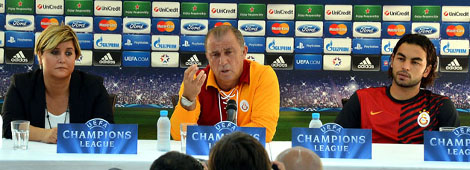
#> input picture Ibrahim/OPENCV/resim2.jpg, 470 x 170 px, found by its file name; the run also reads 1 picture not shown here
$ python Opencv8Tek.py
#> lines starting #> are read from the running program, lines starting #| are printed output that depends on the picture; after the words box and inside, x2 and y2 are one past the last pixel; in counts of white or black regions, pixels touching at a corner belong together

import cv2
import numpy as np

img = cv2.imread(r"Ibrahim\OPENCV\resim2.jpg")
#> img is the input picture: shape (170, 470, 3); mean B, G, R 104.9, 108.8, 108.8
gri = cv2.cvtColor(img,cv2.COLOR_BGR2GRAY)
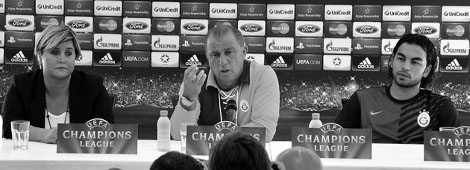
#> gri: shape (170, 470); min 0, max 255, mean 108.3

template = cv2.imread(r"Ibrahim\OPENCV\template.jpg",0)
w,h = template.shape[::-1]
#> w = 29; h = 18
res = cv2.matchTemplate(gri,template,cv2.TM_CCOEFF_NORMED)
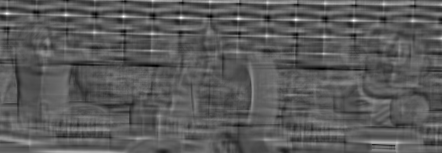
#> res: shape (153, 442) float32; min -0.555, max 0.999, mean -0.000266; drawn with min black and max white
thresh = 0.7
loc = np.where(res>=thresh)
#> loc = 33 positions, rows 0 to 20, columns 5 to 355

for pt in zip(*loc[::-1]):
    cv2.rectangle(img,pt,(pt[0]+w,pt[1]+h),(0,255,255),1)
#> this loop made 33 passes
#> pt on passes 1 to 12: (152, 0), (153, 0), (209, 1), (210, 1), (267, 2), (325, 3), (5, 13), (6, 13), (7, 13), (8, 13), (65, 14), (65, 15)
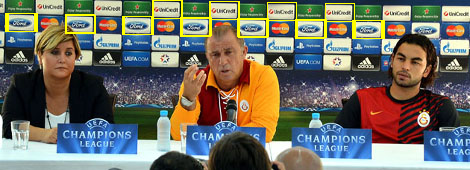
#> img: shape (170, 470, 3); 2.3% of pixels changed, all inside (x1, y1, x2, y2) = (5, 0, 385, 39)


cv2.imshow("Kamera",img)


cv2.waitKey(0)
cv2.destroyAllWindows()
